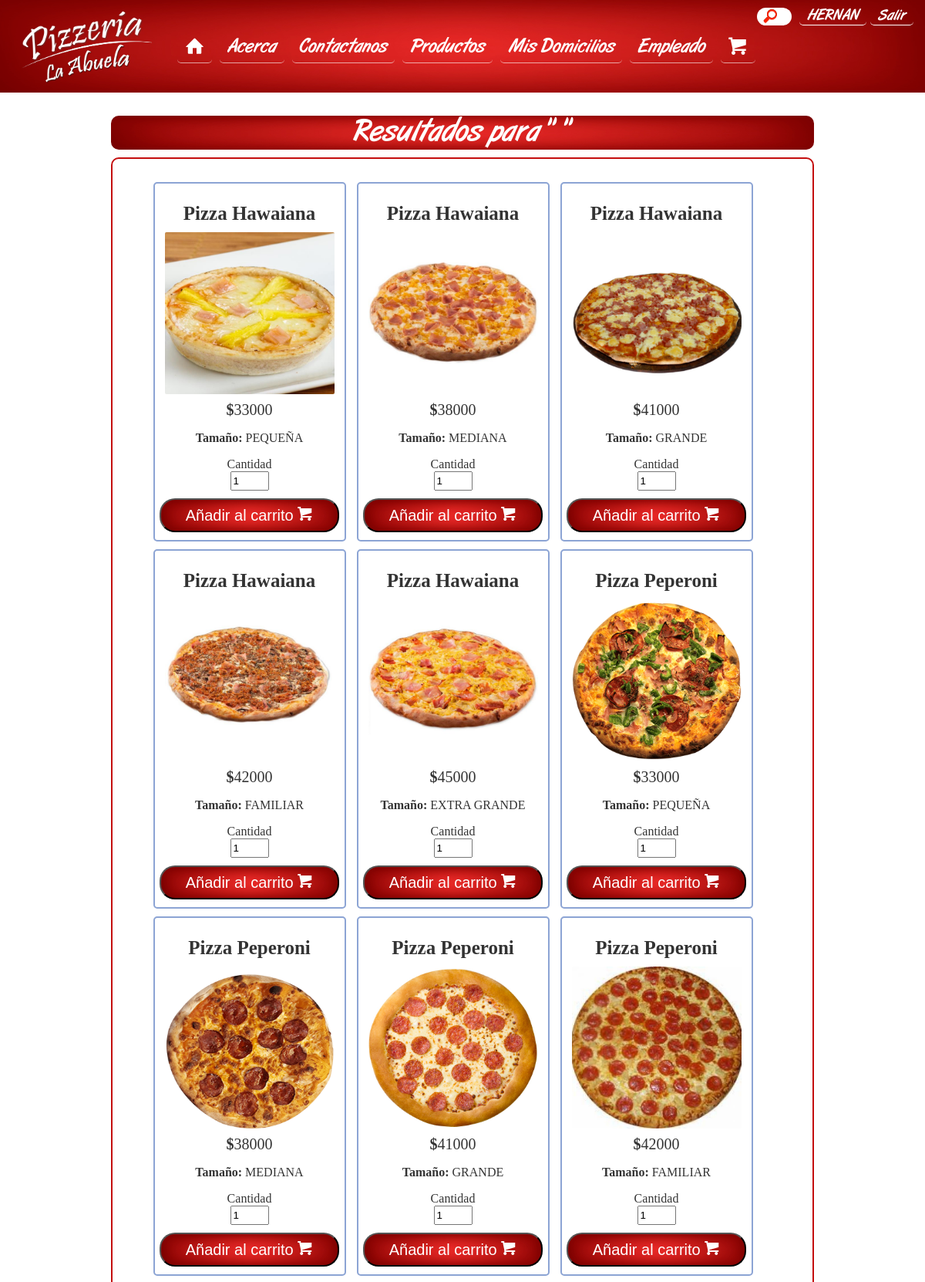
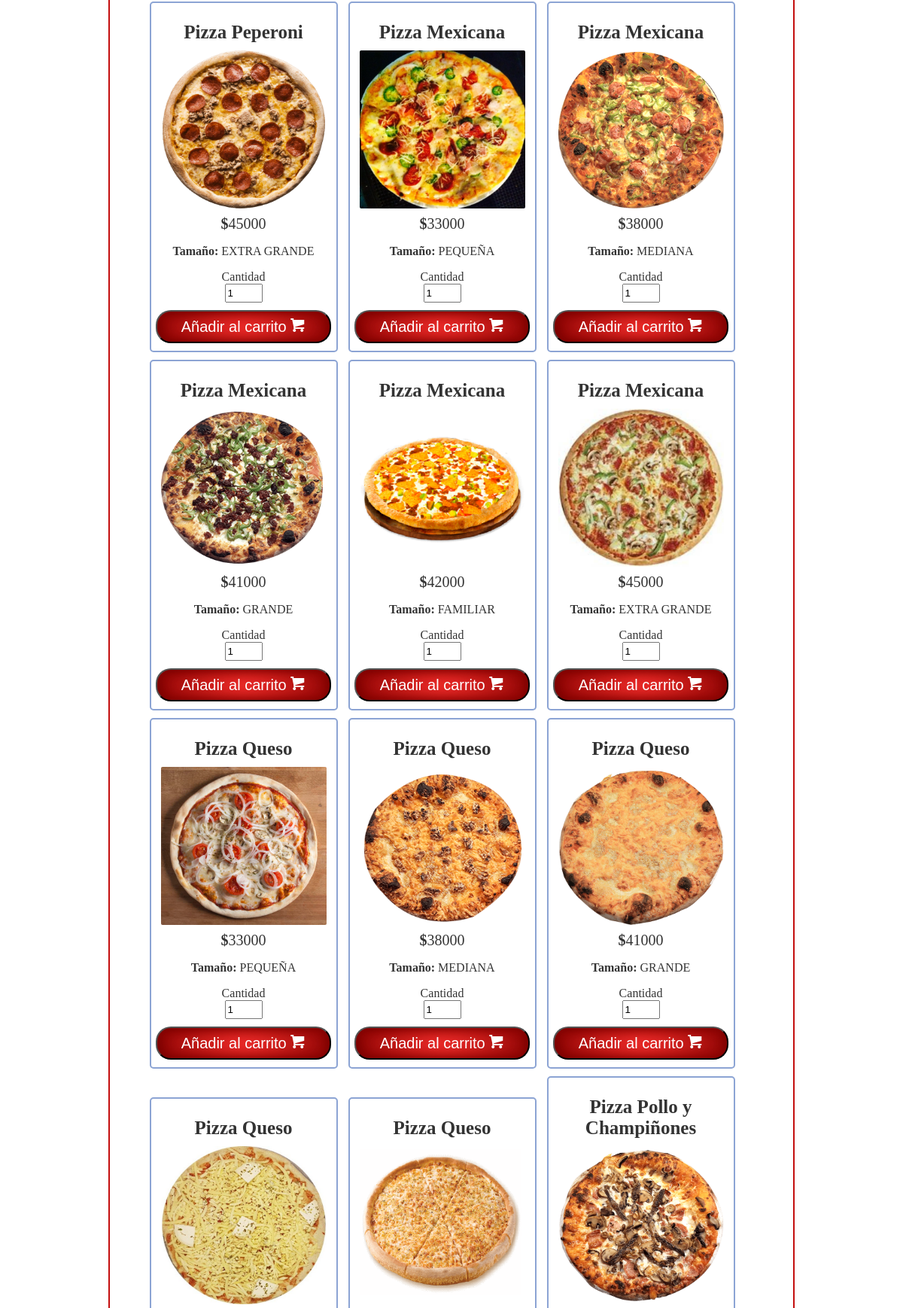
The page /Vista/Productos.php (signed in, upper part) on the database its author committed (2 pictures, top to bottom).
### tables this page shows
CREATE TABLE `producto` (
  `Cod_producto` int(11) NOT NULL COMMENT 'Es el codigo por el cual se identifica el producto.',
  `Nom_prod` varchar(45) NOT NULL COMMENT 'Nombre por el que se identifica el producto.',
  `Desc_prod` varchar(100) NOT NULL COMMENT 'Descripción del producto.',
  `Foto_prod` varchar(70) NOT NULL COMMENT 'Imagen, foto por la que se identifica el producto.',
  `Stok_min` int(11) DEFAULT NULL COMMENT 'Cantidad minima que puede existir del producto',
  `Stok_max` int(11) DEFAULT NULL COMMENT 'Cantidad maxima  que puede existir del producto',
  `Cantidad_exist` int(11) DEFAULT NULL COMMENT 'Numero total de unidades existentes del producto',
  `tipo_producto_tipo_prod` varchar(50) NOT NULL,
  `tamaño_tamaño` varchar(50) NOT NULL,
  `Valor_unitario` decimal(10,0) DEFAULT NULL,
  `estado_prod` tinyint(1) NOT NULL COMMENT 'Define el estado del producto, deshabilitado o habilitado'
);

### Vista/Productos.php (the view, shortened to what this page needs)
<!DOCTYPE html>
<html>
<head>
    <link rel="stylesheet" href="css/styles.css">
    <link rel="stylesheet" href="css/icomoon/style.css">
</head>
<body>
    <?php
        include "header.php";
        $con = database::conectar();
            $busc = $_GET['Prod'];
            $busca = preg_replace('([^A-Za-z0-9])', '', $busc);
    ?>
    <main>
    	<div class="contenedor titulo">
    		<?php
                switch ($_GET['Prod']) {
                            ?> <p>Nuestras Pizzas</p> <?php
                            ?> <p>Nuestros Adicionales</p> <?php
                    default:
                        $products = $con->query("select * from PRODUCTO where Nom_prod LIKE '%$busca%' and estado_prod = 1");
                        ?> <p>Resultados para  "<?php echo $busca; ?> "</p> <?php
                        break;
                }
            ?>
    	</div>
    	<div class="contenedor blanco">
        <?php if($products->rowCount() == 0){
            echo "No se encontraron rasultados, por favor verifique su busqueda.";
            ?> <br><img src="img/error.png" style="width: 250px; height: 250px; margin: 30px 0px;"> <?php
        }else{
        foreach ($products->fetchAll(PDO::FETCH_OBJ) as $r): ?>
    		<div class="contprod">
                <p><?php echo $r->Nom_prod; ?></p>
                <img src="MEDIA/<?php echo $r->Foto_prod; ?>">
                <p><b>$</b><?php echo $r->Valor_unitario; ?></p>
                <p><b>Tamaño: </b><?php echo $r->tamaño_tamaño; ?></p>
                    <?php
                        $found = false;
                        if ($found){ ?>
                            <a href="Cart.php">Ver en el carrito<span class="icon-shopping-cart"></span></a>
                        <?php }else{ ?>
                            <form method="post" action="../Controlador/cart.control.php">
                                <label for="cant">Cantidad</label>
                                <input type="number" name="Cantidad" value="1" min="1" max="20"  placeholder="Cantidad" id="cant">
                                <button type="submit" name="Anadir">Añadir al carrito <span class="icon-shopping-cart"></span></button>
                            </form>
                        <?php }
                    ?>
            </div>
        <?php endforeach; } ?>
    	</div>
    </main>
</body>
</html>

### Vista/css/styles.css (style rules this page uses)
* { box-sizing: border-box; }
body { margin: 0; background-image: url("../img/background.jpg"); background-size: 100vw; background-attachment: fixed; background-repeat: none; }
main { padding: 30px; color: rgba(0,0,0,0.8); }
main img { max-width: 100%; }
.contenedor { margin: auto; margin-bottom: 30px; width: 80%; height: auto; border: 2px solid #C40F0F; border-radius: 10px; padding: 15px; box-sizing: border-box; background: rgba(252,233,131,0.5); transition: 0.6s; font-family: Ubuntu; }
.contenedor img { width: 100%; border-radius: 5px; }
.titulo { text-align: center; color: white; font-family: Artbrush; padding: 0; border: 0; margin-bottom: 10px; background-image: url("../img/fondo_header2.jpg"); background-repeat: no-repeat; background-size: 100% 100%; }
.titulo p { margin: 0; font-size: 40px; }
.blanco { background-color: rgba(255,255,255,0.8); padding: 30px 30px 30px 15px; text-align:center; }
.contprod { width: 250px; border: 2px solid rgba(26,75,169,0.5); border-radius: 5px; box-sizing: border-box; display: inline-block; margin: 0px 10px 10px 0px; }
.contprod img { width: 220px; height: 210px; max-width: 100%; border-radius: 2px; }
.contprod p:nth-child(1) { font-weight: bolder; font-size: 25px; margin-bottom: 10px; }
.contprod p:nth-child(3) { margin: 5px 0px 10px 0px; font-size: 20px; }
.contprod a, form button { margin: 10px 0px; width: 95%; font-size: 20px; color: #fff; background-image: url("../img/fondo_header2.jpg"); background-repeat: no-repeat; background-size: 100% 100%; padding: 8px 0px; border-radius: 20px; transition: 0.3s; }
.contprod form input[type="number"] { width: 50px; }
.finaliza_compra form input, label { display: block; margin: auto; }
.form-row-item input[type="text"], input[type="number"], input[type="email"], input[type="password"] { height: 25px; }
.form-row-item input, label, select, textarea { width: 100%; }

### Vista/css/icomoon/style.css (style rules this page uses)
[class^="icon-"], [class*=" icon-"] { font-family: 'icomoon' !important; speak: none; font-style: normal; font-weight: normal; font-variant: normal; text-transform: none; line-height: 1; -webkit-font-smoothing: antialiased; -moz-osx-font-smoothing: grayscale; }
.icon-shopping-cart:before { content: "\ea13"; }

### rows shown on the page
producto: Nom_prod "Pizza Hawaiana", Foto_prod (picture), Valor_unitario "33000", tamaño_tamaño "PEQUEÑA"
producto: Nom_prod "Pizza Hawaiana", Foto_prod (picture), Valor_unitario "38000", tamaño_tamaño "MEDIANA"
producto: Nom_prod "Pizza Hawaiana", Foto_prod (picture), Valor_unitario "41000", tamaño_tamaño "GRANDE"
producto: Nom_prod "Pizza Hawaiana", Foto_prod (picture), Valor_unitario "42000", tamaño_tamaño "FAMILIAR"
producto: Nom_prod "Pizza Hawaiana", Foto_prod (picture), Valor_unitario "45000", tamaño_tamaño "EXTRA GRANDE"
producto: Nom_prod "Pizza Peperoni", Foto_prod (picture), Valor_unitario "33000", tamaño_tamaño "PEQUEÑA"
producto: Nom_prod "Pizza Peperoni", Foto_prod (picture), Valor_unitario "38000", tamaño_tamaño "MEDIANA"
producto: Nom_prod "Pizza Peperoni", Foto_prod (picture), Valor_unitario "41000", tamaño_tamaño "GRANDE"
producto: Nom_prod "Pizza Peperoni", Foto_prod (picture), Valor_unitario "42000", tamaño_tamaño "FAMILIAR"
producto: Nom_prod "Pizza Peperoni", Foto_prod (picture), Valor_unitario "45000", tamaño_tamaño "EXTRA GRANDE"
producto: Nom_prod "Pizza Mexicana", Foto_prod (picture), Valor_unitario "33000", tamaño_tamaño "PEQUEÑA"
producto: Nom_prod "Pizza Mexicana", Foto_prod (picture), Valor_unitario "38000", tamaño_tamaño "MEDIANA"
producto: Nom_prod "Pizza Mexicana", Foto_prod (picture), Valor_unitario "41000", tamaño_tamaño "GRANDE"
producto: Nom_prod "Pizza Mexicana", Foto_prod (picture), Valor_unitario "42000", tamaño_tamaño "FAMILIAR"
producto: Nom_prod "Pizza Mexicana", Foto_prod (picture), Valor_unitario "45000", tamaño_tamaño "EXTRA GRANDE"
producto: Nom_prod "Pizza Queso", Foto_prod (picture), Valor_unitario "33000", tamaño_tamaño "PEQUEÑA"
producto: Nom_prod "Pizza Queso", Foto_prod (picture), Valor_unitario "38000", tamaño_tamaño "MEDIANA"
producto: Nom_prod "Pizza Queso", Foto_prod (picture), Valor_unitario "41000", tamaño_tamaño "GRANDE"
producto: Nom_prod "Pizza Queso", Foto_prod (picture)
producto: Nom_prod "Pizza Queso", Foto_prod (picture)
producto: Nom_prod "Pizza Pollo y Champiñones", Foto_prod (picture)

### other values the page prints
$nombre "HERNAN"
